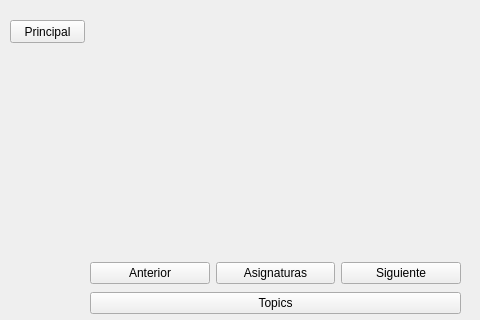
<?xml version="1.0" encoding="UTF-8"?>
<ui version="4.0">
 <class>MainWindow</class>
 <widget class="QMainWindow" name="MainWindow">
  <property name="geometry">
   <rect>
    <x>0</x>
    <y>0</y>
    <width>480</width>
    <height>320</height>
   </rect>
  </property>
  <property name="windowTitle">
   <string>Asignatura</string>
  </property>
  <widget class="QWidget" name="centralwidget">
   <widget class="QLabel" name="lblAsignatura">
    <property name="geometry">
     <rect>
      <x>90</x>
      <y>20</y>
      <width>371</width>
      <height>241</height>
     </rect>
    </property>
    <property name="frameShape">
     <enum>QFrame::NoFrame</enum>
    </property>
    <property name="frameShadow">
     <enum>QFrame::Plain</enum>
    </property>
    <property name="text">
     <string/>
    </property>
    <property name="scaledContents">
     <bool>true</bool>
    </property>
   </widget>
   <widget class="QPushButton" name="botonprin">
    <property name="geometry">
     <rect>
      <x>10</x>
      <y>20</y>
      <width>75</width>
      <height>23</height>
     </rect>
    </property>
    <property name="text">
     <string>Principal</string>
    </property>
    <property name="icon">
     <iconset>
      <normaloff>Iconos/descarga.png</normaloff>Iconos/descarga.png</iconset>
    </property>
   </widget>
   <widget class="QWidget" name="">
    <property name="geometry">
     <rect>
      <x>90</x>
      <y>260</y>
      <width>371</width>
      <height>58</height>
     </rect>
    </property>
    <layout class="QVBoxLayout" name="verticalLayout">
     <item>
      <layout class="QHBoxLayout" name="horizontalLayout">
       <item>
        <widget class="QPushButton" name="banterior">
         <property name="text">
          <string>Anterior</string>
         </property>
         <property name="icon">
          <iconset>
           <normaloff>Iconos/atras1.png</normaloff>Iconos/atras1.png</iconset>
         </property>
        </widget>
       </item>
       <item>
        <widget class="QPushButton" name="returnqr">
         <property name="text">
          <string>Asignaturas</string>
         </property>
         <property name="icon">
          <iconset>
           <normaloff>Iconos/asignaturas.png</normaloff>Iconos/asignaturas.png</iconset>
         </property>
        </widget>
       </item>
       <item>
        <widget class="QPushButton" name="bsiguiente">
         <property name="text">
          <string>Siguiente</string>
         </property>
         <property name="icon">
          <iconset>
           <normaloff>Iconos/adelante.png</normaloff>Iconos/adelante.png</iconset>
         </property>
        </widget>
       </item>
      </layout>
     </item>
     <item>
      <widget class="QPushButton" name="topic_r">
       <property name="text">
        <string>Topics</string>
       </property>
       <property name="icon">
        <iconset>
         <normaloff>Iconos/atras1.png</normaloff>Iconos/atras1.png</iconset>
       </property>
      </widget>
     </item>
    </layout>
   </widget>
  </widget>
 </widget>
 <resources/>
 <connections/>
</ui>
